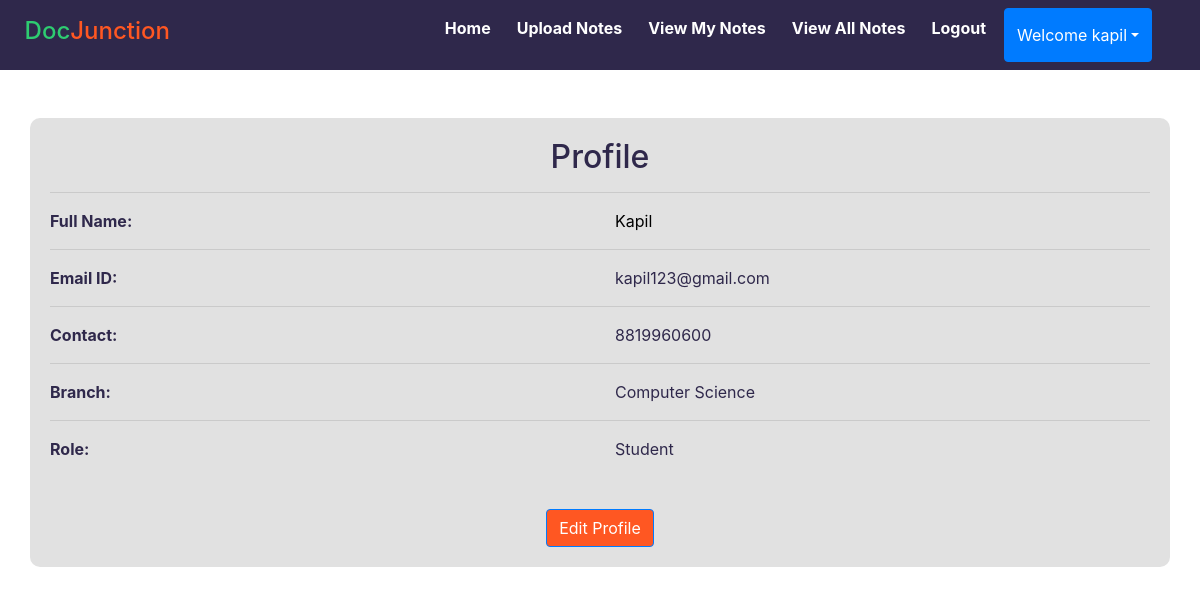
The page /profile (signed in) on the database its author committed.
### notes/models.py (models this page shows, shortened)
class Signup(models.Model):
    user = models.ForeignKey(User,on_delete=models.CASCADE)
    contact = models.CharField(max_length=10,null=True)
    branch = models.CharField(max_length=30)
    role = models.CharField(max_length=15)

### notes/views.py (the view)
# urls.py: path('profile', profile, name='profile'),
def profile(request):
    if not request.user.is_authenticated:
        return redirect('login')
    user = User.objects.get(id=request.user.id)
    data = Signup.objects.get(user = user)
    d = {'data':data, 'user':user}
    return render(request,'profile.html',d)

### notes/templates/profile.html
{% extends 'usernavigation.html' %}
{% load static %}
{% block body %}
<div class="container mt-5" style="background-color: #e1e1e1;; padding: 20px; border-radius: 10px;">
    <h2 class="text-center" style="color: #2F284B;">Profile</h2>
    <hr>
    <div class="row">
        <div class="col-md-6">
            <b style="color: #2F284B;">Full Name:</b>
        </div>
        <div class="col-md-6" style="text-transform: capitalize; color: black;">
            {{ data.user.first_name }} {{ data.user.last_name }}
        </div>
    </div>
    <hr>
    <div class="row">
        <div class="col-md-6">
            <b style="color: #2F284B;">Email ID:</b>
        </div>
        <div class="col-md-6" style="color: #2F284B;">
            {{ data.user.username }}
        </div>
    </div>
    <hr>
    <div class="row">
        <div class="col-md-6">
            <b style="color: #2F284B;">Contact:</b>
        </div>
        <div class="col-md-6" style="color: #2F284B;">
            {{ data.contact }}
        </div>
    </div>
    <hr>
    <div class="row">
        <div class="col-md-6">
            <b style="color: #2F284B;">Branch:</b>
        </div>
        <div class="col-md-6" style="color: #2F284B;">
            {{ data.branch }}
        </div>
    </div>
    <hr>
    <div class="row">
        <div class="col-md-6">
            <b style="color: #2F284B;">Role:</b>
        </div>
        <div class="col-md-6" style="color: #2F284B;">
            {{ data.role }}
        </div>
    </div>
    <center><a href="{% url 'edit_profile' %}" class="btn btn-primary mt-5 text-center" style="background-color: #FF5722;">Edit Profile</a></center>
</div>
{% endblock %}

### notes/templates/usernavigation.html (shortened to what this page needs)
<html lang="en">
<head>
  {% load static %}
  <link rel="stylesheet" href="https://maxcdn.bootstrapcdn.com/bootstrap/4.3.1/css/bootstrap.min.css">
  <link rel="stylesheet" href="https://use.fontawesome.com/releases/v5.6.3/css/all.css"></head>
  <link rel="stylesheet" href="{% static 'css/mystyle.css' %}">
<body>
<nav class="navbar navbar-expand-sm justify-content-between" style="background-color:  #2F284B">
  <ul class="navbar-nav">
    <h4 style="padding: 1%; margin-right: 30%">
  <span style="color:  #2ECC71">Doc</span><span style="color:  #FF5722">Junction</span>
</h4>
    <li class="navbar-item"><a class="nav-link" href="{% url 'profile' %}">Home</a></li>
    <li class="navbar-item"><a class="nav-link" href="{% url 'upload_notes' %}">Upload Notes</a></li>
    <li class="navbar-item"><a class="nav-link" href="{% url 'view_mynotes' %}">View My Notes</a></li>
    <li class="navbar-item"><a class="nav-link" href="{% url 'view_all_notes' %}">View All Notes</a></li>
    <li class="navbar-item"><a class="nav-link" href="{% url 'logout' %}">Logout</a></li>
  <div class="btn-group">
      <button type="button" class="btn btn-primary dropdown-toggle" data-toggle="dropdown">Welcome {{request.user.first_name}}</button>
  </div>
  </ul>
</nav>
</body>
</html>
{% block body %}
{% endblock %}

### notes/static/css/mystyle.css (style rules this page uses)
.nav-link { color: black; }
.navbar-nav { white-space: nowrap; }
.navbar-item { display: inline-block; margin-right: 10px; }
.nav-link { padding: 8px 12px; color: white; font-weight: bold; border-radius: 10px; }

### rows shown on the page
Signup: user.first_name "Kapil", user.username "kapil123@gmail.com", contact "8819960600", branch "Computer Science", role "Student"

### other values the page prints
{{ request.user.first_name }} "kapil"
